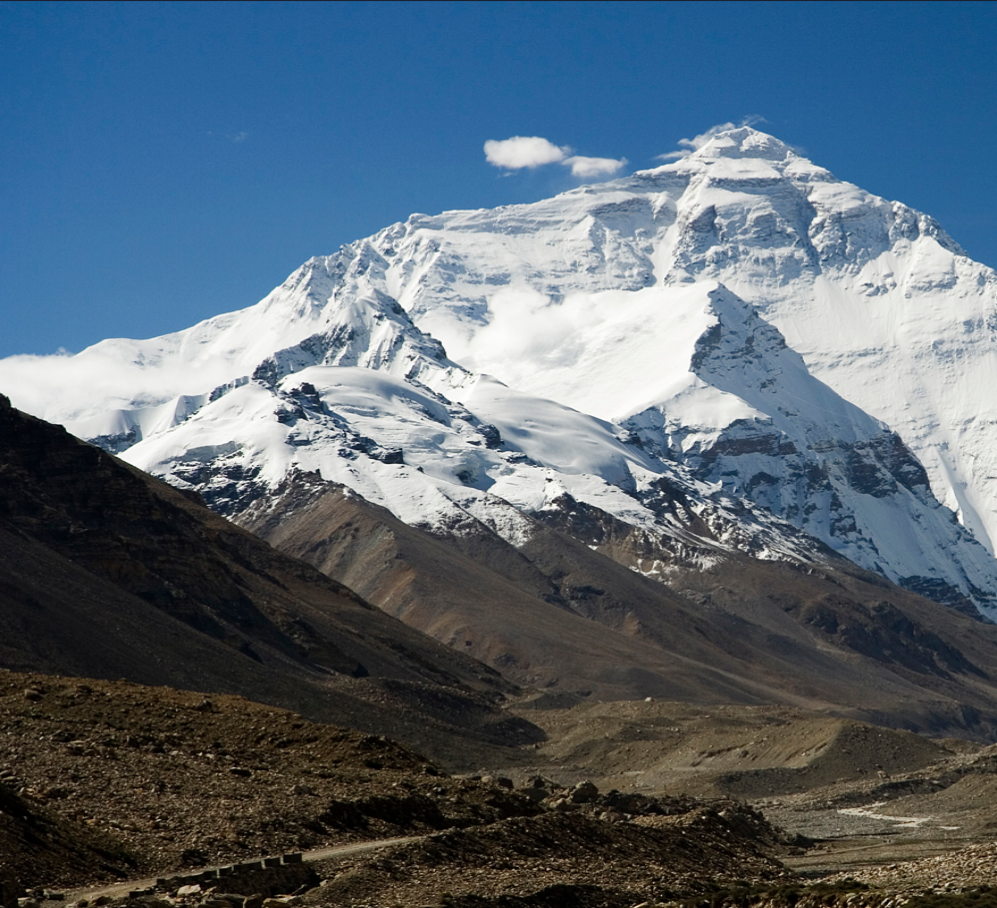
#> input picture image1.png, 997 x 908 px
$ python -i siftVideo.py   (imports and definitions only)
#> lines starting #> are read from the running program, lines starting #| are printed output that depends on the picture; after the words box and inside, x2 and y2 are one past the last pixel; in counts of white or black regions, pixels touching at a corner belong together
#> further down, picture is the input picture: shape (908, 997, 3); mean B, G, R 115.7, 102.9, 87.5
import numpy as np
import cv2
import imutils
#from skimage import transform
#from skimage import filters

class Stitcher:
    def __init__(self):
        #added or_better in self.isv3 parameter
        self.isv3 = imutils.is_cv3(or_better=True) #determine if using latest openCV version and initialize cahced homography matrix
        self.cachedH = None

    # feature that stitches both frames side-by-side, apply a best-fitting ratio and reprojection-threshold as needed
    # [31 lines left out: function stitch, not called in this run]

    # for the stitched image, crop to get the largest conjoined rectangle area, so that the view is properly output
    def crop_to_largest_rectangle(self, image):
        # Convert the image to grayscale and then binary image
        gray = cv2.cvtColor(image, cv2.COLOR_BGR2GRAY)
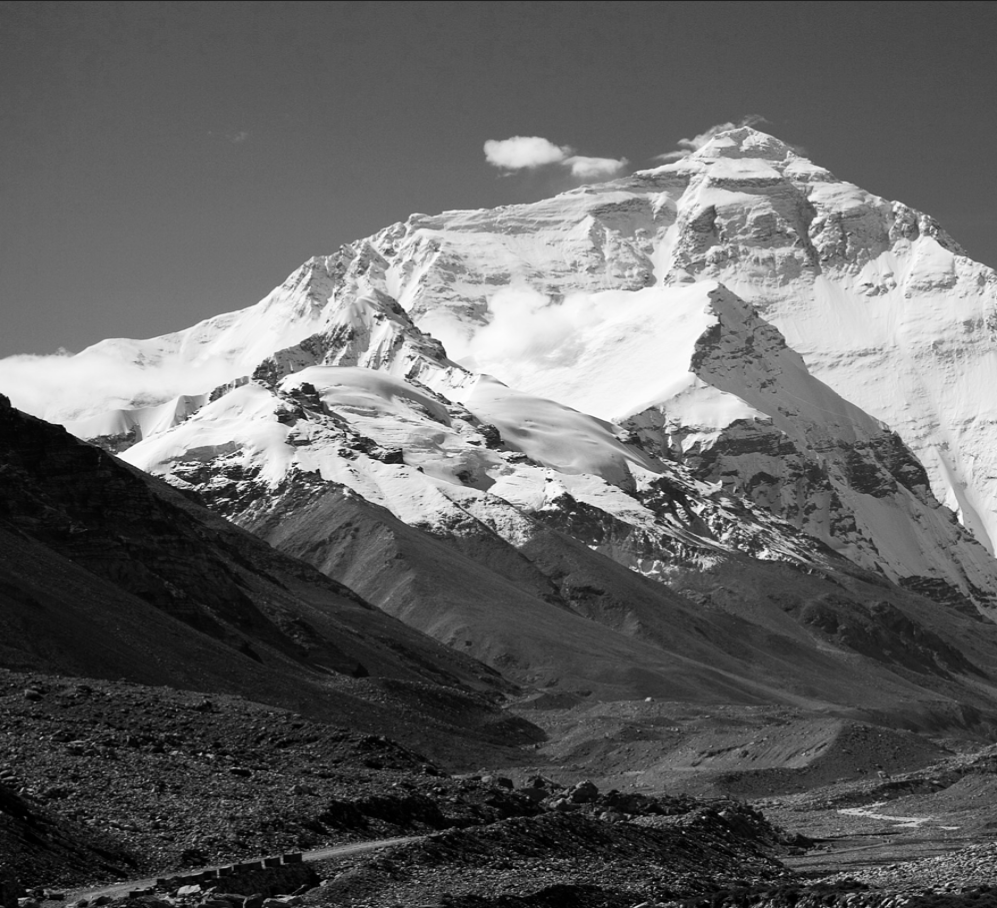
#> gray: shape (908, 997); min 0, max 255, mean 99.7
        _, binary = cv2.threshold(gray, 1, 255, cv2.THRESH_BINARY)
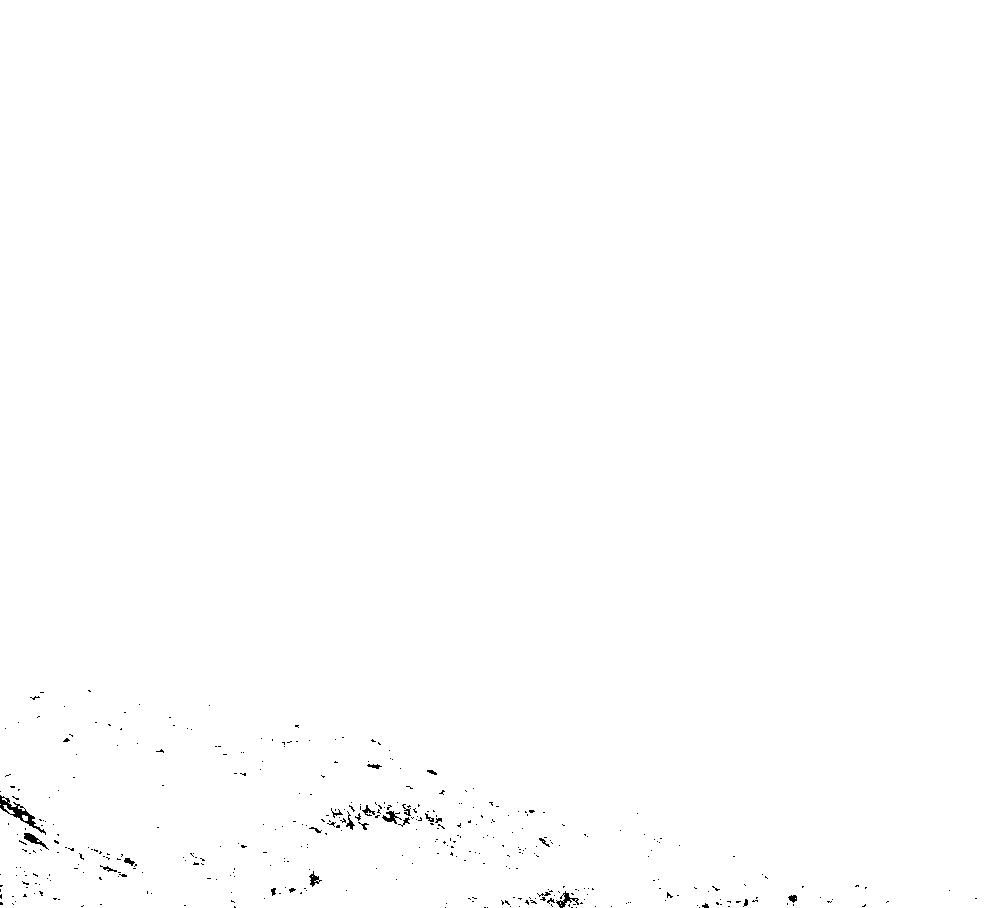
#> binary: shape (908, 997); 99.7% white; black in thin lines or dots, all inside (x1, y1, x2, y2) = (0, 690, 977, 908)

        # Find contours
        contours, _ = cv2.findContours(binary, cv2.RETR_EXTERNAL, cv2.CHAIN_APPROX_SIMPLE)
#> contours = 5 contours, 4 with area under 20; largest, box (x1, y1, x2, y2) and area: (0, 0, 997, 908) 902659

        # Find the largest contour area and its bounding rectangle
        largest_area = 0
        best_rect = (0, 0, 0, 0)  # x, y, width, height
        for contour in contours:
            x, y, w, h = cv2.boundingRect(contour)
            area = w * h
            if area > largest_area:
                largest_area = area
                best_rect = (x, y, w, h)
#> this loop made 5 passes
#> (x, y, w, h, area, largest_area) on passes 3, 5: (22, 815, 6, 6, 36, 36), (0, 0, 997, 908, 905276, 905276)
#> after the loop, largest_area = 905276

        # Crop the image to the bounding rectangle of the largest contour
        if largest_area > 0:
            x, y, w, h = best_rect
            cropped_image = image[y:y+h, x:x+w]
            return cropped_image
        else:
            return image  # Return original if no contours found

    # detect and describe all key features from a specific image
    # [70 lines left out: functions detectAndDescribe, matchKeypoints, drawMatches, not called in this run]


>>> import cv2
>>> picture = cv2.imread('../image1.png')
>>> result = Stitcher().crop_to_largest_rectangle(picture)

$ run again, on image2.png
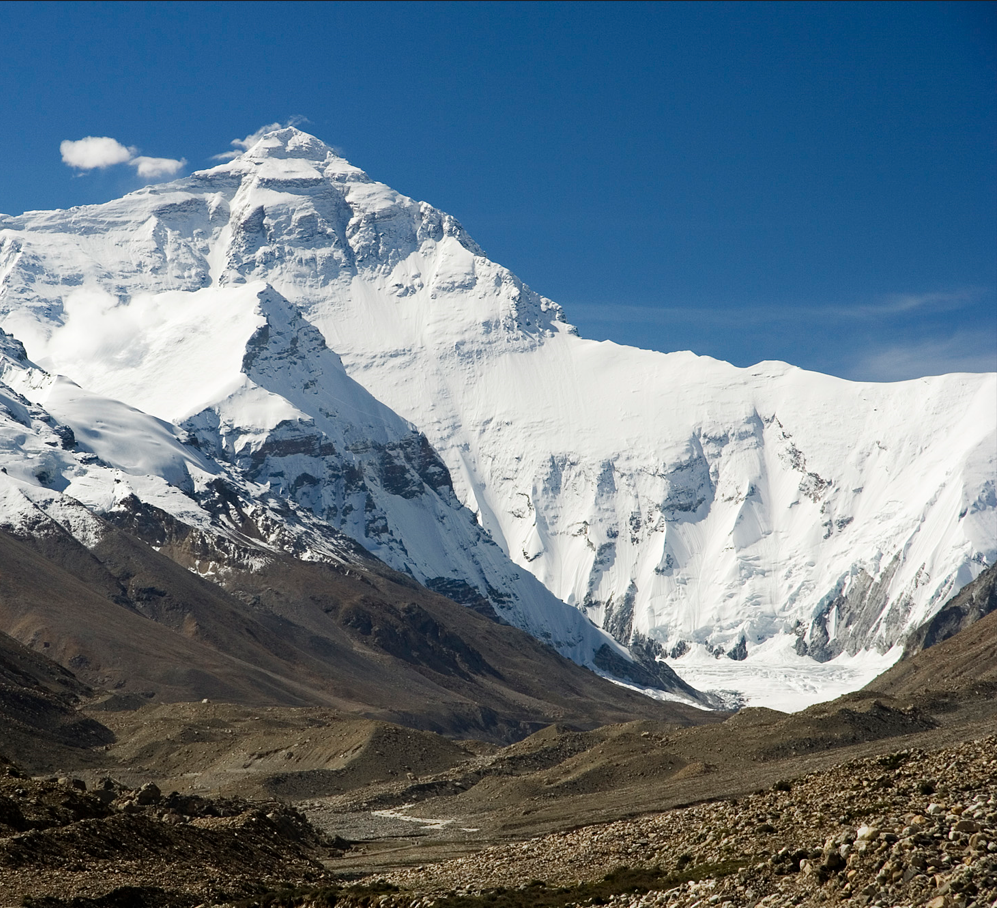
#> input picture image2.png, 997 x 908 px
#> picture is the input picture: shape (908, 997, 3); mean B, G, R 132.2, 119.6, 102.3
#> in crop_to_largest_rectangle, `gray = cv2.cvtColor(image, cv2.COLOR_BGR2GRAY)`:
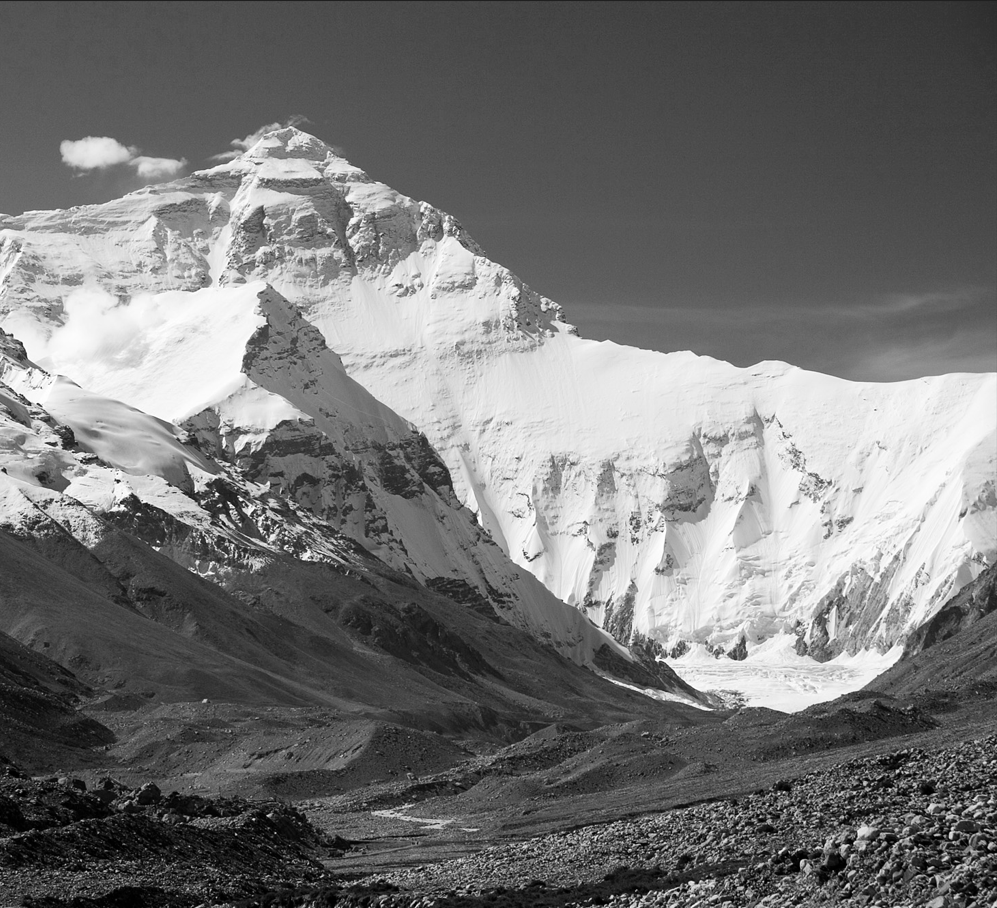
#> gray: shape (908, 997); min 0, max 255, mean 115.9
#> in crop_to_largest_rectangle, `_, binary = cv2.threshold(gray, 1, 255, cv2.THRESH_BINARY)`:
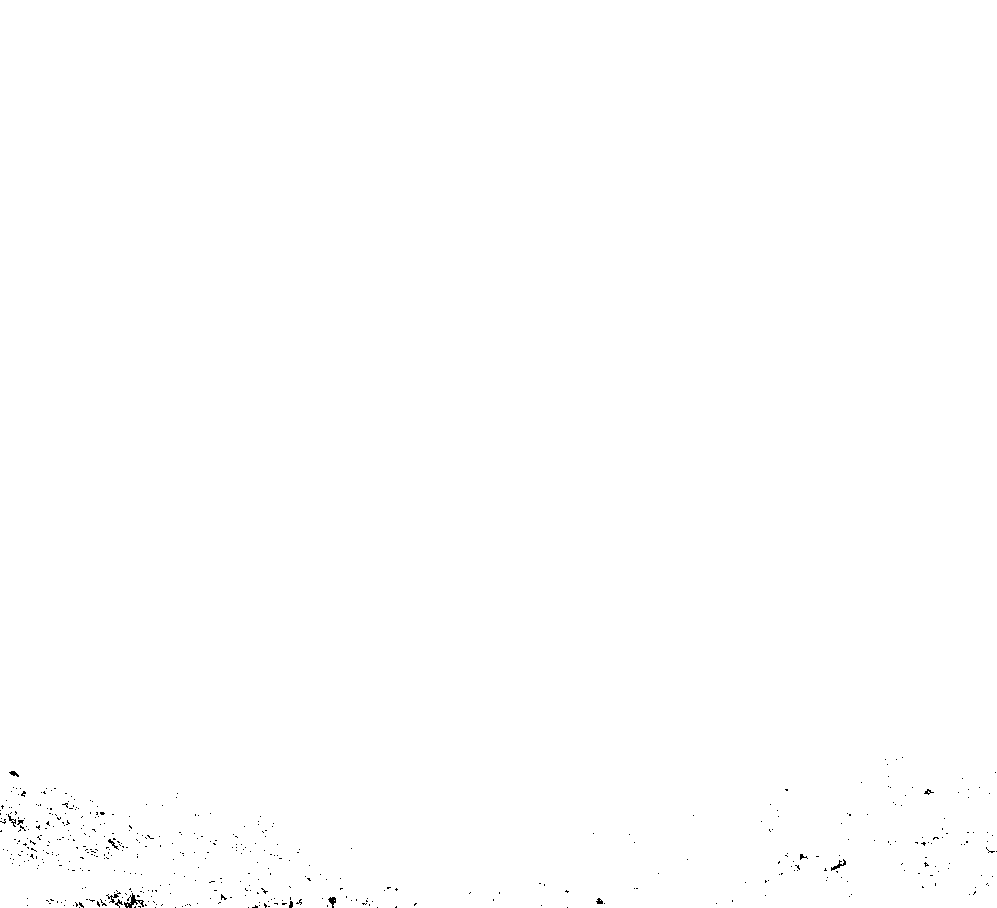
#> binary: shape (908, 997); 99.8% white; black in thin lines or dots, all inside (x1, y1, x2, y2) = (0, 757, 997, 908)
#> contours = 4 contours, 3 with area under 20; largest, box (x1, y1, x2, y2) and area: (0, 0, 997, 908) 903069
#> the loop in crop_to_largest_rectangle, `for contour in contours:` made 4 passes
#> (x, y, w, h, area, largest_area) on pass 4: (0, 0, 997, 908, 905276, 905276)
#> after the loop in crop_to_largest_rectangle, `for contour in contours:`: largest_area = 905276
